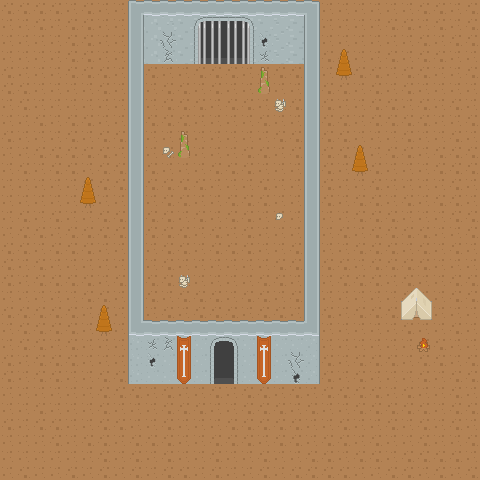

A level layout from a 2D game, rendered from its tile map. Below: a short description, then the map file with tile-grid data replaced by summaries:
An orthogonal 30x30 tile map with 16x16 px tiles, 3 tile layers (Floor, walls, objects), 2 tilesets and 19 objects (13x wall, 4x zombie, player, portal).

<map version="1.2" tiledversion="1.2.4" orientation="orthogonal" renderorder="right-down" width="30" height="30" tilewidth="16" tileheight="16" infinite="0" nextlayerid="5" nextobjectid="24">
 <tileset firstgid="1" source="dungeon_transparent.tsx" />
 <tileset firstgid="523" source="roguelike_rpg_transparent.tsx" />
 <layer id="1" name="Floor" width="30" height="30">
  <data>[900 cells, 900 non-empty, 2 distinct tile ids]</data>
 </layer>
 <layer id="2" name="walls" width="30" height="30">
  <data>[900 cells, 128 non-empty, 14 distinct tile ids]</data>
 </layer>
 <layer id="3" name="objects" width="30" height="30">
  <data>[900 cells, 54 non-empty, 35 distinct tile ids]</data>
 </layer>
 <objectgroup id="4" name="objects">
  <object id="2" name="player" x="381" y="326.5" width="16.5" height="17.5" />
  <object id="4" name="wall" x="132.75" y="321" width="77.5" height="51" />
  <object id="5" name="wall" x="237.5" y="321" width="77.5" height="51" />
  <object id="6" name="wall" type="portal" x="211" y="321" width="26.25" height="44.75" />
  <object id="8" name="wall" x="131.875" y="1.625" width="8" height="319.75" />
  <object id="9" name="wall" x="307.625" y="1.375" width="8.25" height="319.75" />
  <object id="10" name="wall" x="141" y="32.5" width="166" height="13.25" />
  <object id="12" name="wall" x="261" y="68.25" width="5.75" height="12.25" />
  <object id="13" name="wall" x="181.375" y="131.125" width="5.75" height="12.25" />
  <object id="14" name="wall" x="100.25" y="307.75" width="6.75" height="13.5" />
  <object id="15" name="wall" x="84.375" y="179" width="6.75" height="13.5" />
  <object id="16" name="wall" x="356.625" y="146.75" width="6.75" height="13.5" />
  <object id="17" name="wall" x="340.625" y="50.75" width="6.75" height="13.5" />
  <object id="18" name="wall" x="403.875" y="289.75" width="24" height="15.75" />
  <object id="19" name="wall" x="420.75" y="337.25" width="6.25" height="1.75" />
  <object id="20" name="zombie" x="242.417" y="409.917" width="16.5" height="17.5" />
  <object id="21" name="zombie" x="304.417" y="445.917" width="16.5" height="17.5" />
  <object id="22" name="zombie" x="418.417" y="189.917" width="16.5" height="17.5" />
  <object id="23" name="zombie" x="40.4167" y="347.917" width="16.5" height="17.5" />
 </objectgroup>
</map>
